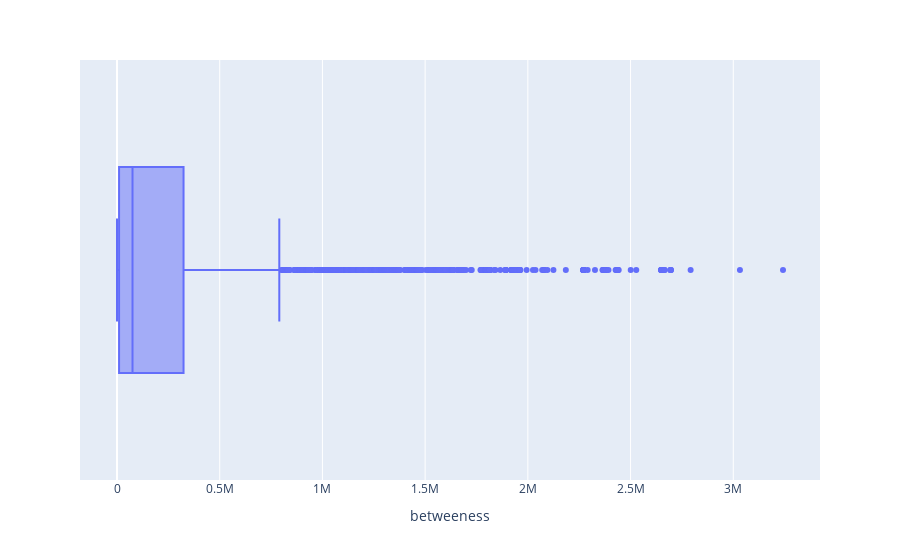

This figure's notebook cell:
### Markdown cell above
Distribution trs étirée

### Code cell
fig = px.box(tmja_wrs84_clean, x='betweeness')
fig.show()

### Figure 1 — Plotly figure (JSON) as saved in the notebook; plotly's stock layout.template omitted (floating-point values rounded to 4 significant figures; data arrays with more than 128 entries replaced by an {"elided": "..."} marker saying what was removed)
{"data": [{"alignmentgroup": "True", "hovertemplate": "betweeness=%{x}<extra></extra>", "legendgroup": "", "marker": {"color": "#636efa"}, "name": "", "notched": false, "offsetgroup": "", "orientation": "h", "showlegend": false, "type": "box", "x": {"elided": "5968 int values"}, "x0": " ", "xaxis": "x", "y0": " ", "yaxis": "y"}], "layout": {"boxmode": "group", "legend": {"tracegroupgap": 0}, "margin": {"t": 60}, "xaxis": {"anchor": "y", "domain": [0, 1], "title": {"text": "betweeness"}}, "yaxis": {"anchor": "x", "domain": [0, 1]}}}
